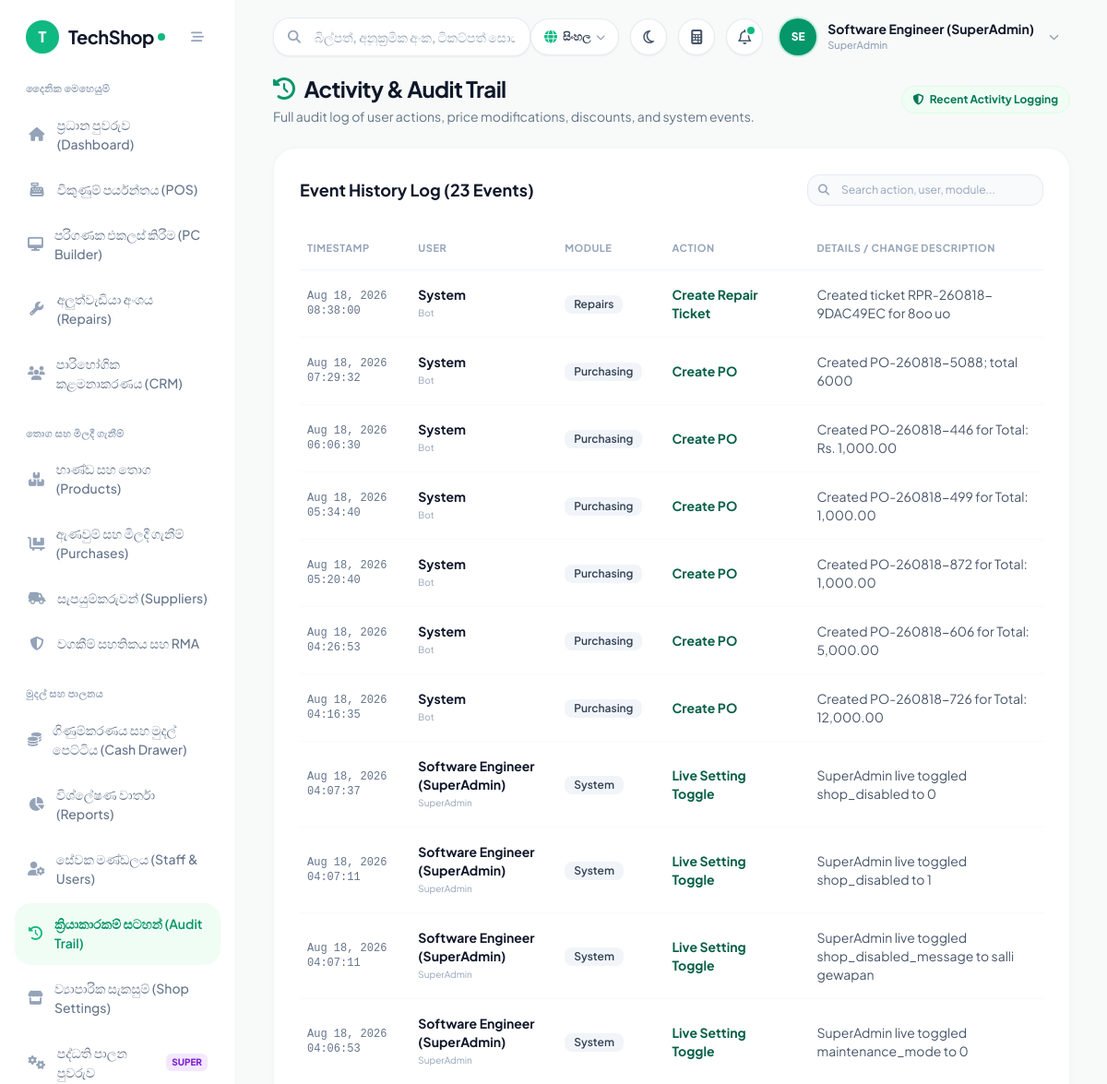
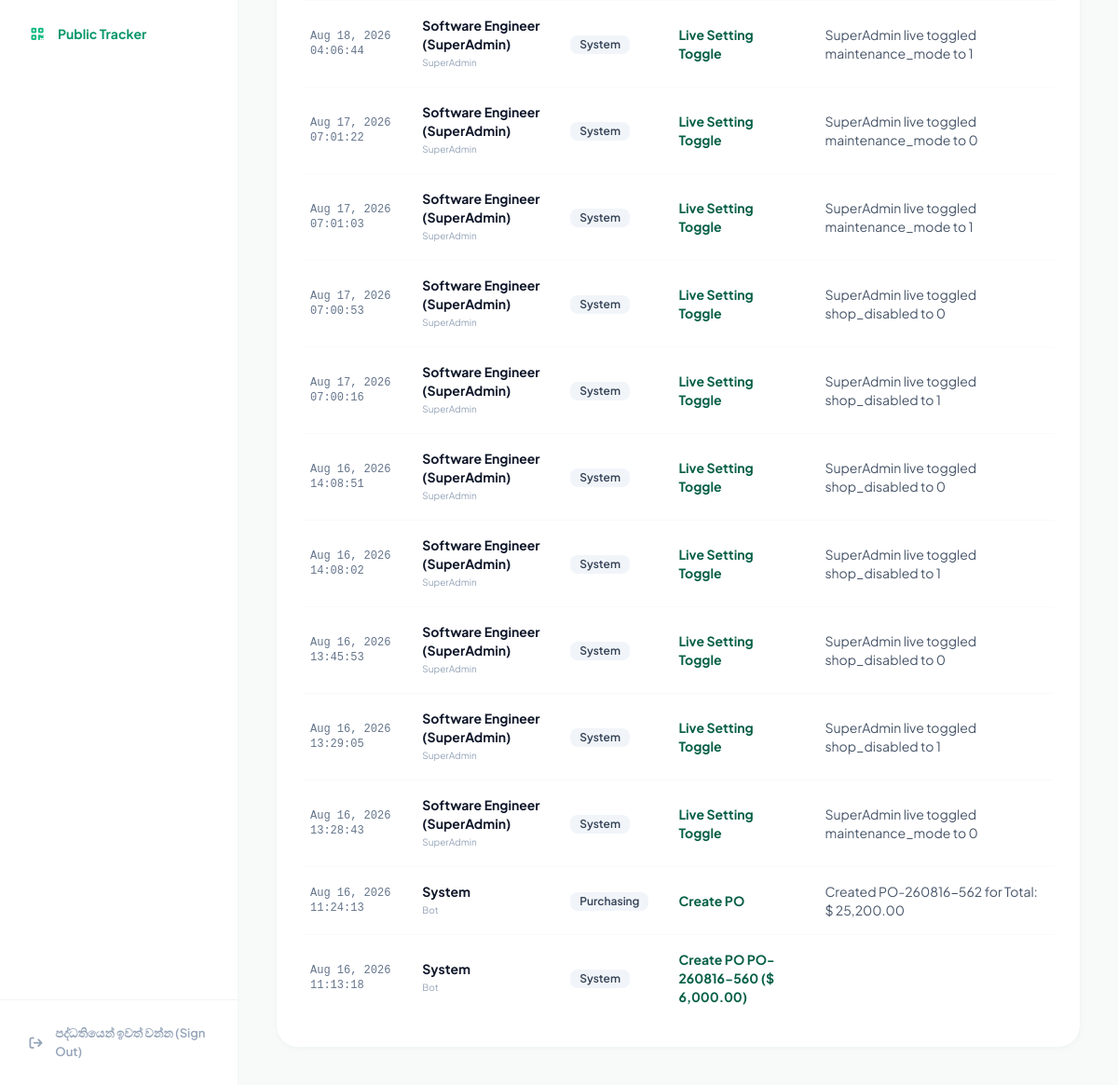
Page /pages/audit_log.php?lang=si (signed in) on the committed database (2 pictures, top to bottom).
### tables this page shows
CREATE TABLE IF NOT EXISTS `settings` (
  `setting_key` varchar(50) NOT NULL,
  `setting_value` text,
  `created_at` timestamp NULL DEFAULT CURRENT_TIMESTAMP,
  `updated_at` timestamp NULL DEFAULT CURRENT_TIMESTAMP ON UPDATE CURRENT_TIMESTAMP,
  PRIMARY KEY (`setting_key`)
);

CREATE TABLE IF NOT EXISTS `users` (
  `id` bigint unsigned NOT NULL AUTO_INCREMENT,
  `name` varchar(255) NOT NULL,
  `email` varchar(255) NOT NULL,
  `password` varchar(255) NOT NULL,
  `role` varchar(50) NOT NULL DEFAULT 'Cashier',
  `status` tinyint(1) NOT NULL DEFAULT '1',
  `created_at` timestamp NULL DEFAULT CURRENT_TIMESTAMP,
  `updated_at` timestamp NULL DEFAULT CURRENT_TIMESTAMP ON UPDATE CURRENT_TIMESTAMP,
  `phone` varchar(30) DEFAULT NULL,
  `branch_id` int unsigned NOT NULL DEFAULT '1',
  PRIMARY KEY (`id`),
  UNIQUE KEY `email` (`email`)
);

CREATE TABLE IF NOT EXISTS `activity_logs` (
  `id` bigint unsigned NOT NULL AUTO_INCREMENT,
  `user_id` bigint unsigned DEFAULT NULL,
  `action` varchar(255) NOT NULL,
  `table_name` varchar(100) DEFAULT NULL,
  `record_id` bigint unsigned DEFAULT NULL,
  `timestamp` timestamp NOT NULL DEFAULT CURRENT_TIMESTAMP,
  `module` varchar(100) DEFAULT NULL,
  `details` text,
  PRIMARY KEY (`id`),
  KEY `user_id` (`user_id`),
  CONSTRAINT `activity_logs_ibfk_1` FOREIGN KEY (`user_id`) REFERENCES `users` (`id`) ON DELETE SET NULL
);

### pages/audit_log.php (the view, shortened to what the rows shown need)
<?php
require_once '../includes/db.php';
require_once '../includes/header.php';
$logs = [];
if ($pdo) {
    try {
        $stmt = $pdo->query("
            SELECT al.*, u.name as user_name, u.role as user_role
            FROM activity_logs al
            LEFT JOIN users u ON al.user_id = u.id
            ORDER BY al.id DESC
            LIMIT 100
        ");
        $logs = $stmt->fetchAll();
    } catch (Exception $e) {}
}
?>
<div class="space-y-6 max-w-7xl mx-auto">
    <div class="flex flex-col sm:flex-row sm:items-center justify-between gap-4">
        <div>
            <h1 class="text-2xl font-bold text-slate-900 tracking-tight flex items-center gap-2.5">
                <i class="fa-solid fa-clock-rotate-left text-emerald-600"></i>
                <span>Activity & Audit Trail</span>
            </h1>
        </div>
    </div>
    <div class="bg-white rounded-3xl shadow-card border border-slate-100/90 p-6 sm:p-7 overflow-hidden">
        <div class="flex flex-col sm:flex-row sm:items-center justify-between gap-4 mb-6">
            <h2 class="text-lg font-bold text-slate-900">Event History Log (<?php echo count($logs); ?> Events)</h2>
        </div>
        <div class="overflow-x-auto -mx-6 sm:-mx-7 px-6 sm:px-7">
            <table class="w-full text-left border-collapse" id="logsTable">
                <thead>
                    <tr class="border-b border-slate-100 text-[11px] font-bold text-slate-400 uppercase tracking-wider">
                        <th class="py-3.5 pr-4 pl-2">Timestamp</th>
                        <th class="py-3.5 px-4">User</th>
                        <th class="py-3.5 px-4">Module</th>
                        <th class="py-3.5 px-4">Action</th>
                        <th class="py-3.5 pl-4 pr-2">Details / Change Description</th>
                    </tr>
                </thead>
                <tbody class="divide-y divide-slate-50 text-xs sm:text-sm text-slate-700">
                    <?php foreach ($logs as $l): ?>
                    <tr class="hover:bg-slate-50/60 transition-colors group">
                        <td class="py-4 pr-4 pl-2 font-mono text-slate-500 text-xs shrink-0">
                            <?php echo date('M j, Y H:i:s', strtotime($l['timestamp'])); ?>
                        </td>
                        <td class="py-4 px-4 font-bold text-slate-900">
                            <span class="block"><?php echo htmlspecialchars($l['user_name'] ?? 'System'); ?></span>
                            <span class="block text-[10px] text-slate-400 font-normal"><?php echo htmlspecialchars($l['user_role'] ?? 'Bot'); ?></span>
                        </td>
                        <td class="py-4 px-4">
                            <span class="inline-block text-xs font-semibold px-2.5 py-0.5 rounded-lg bg-slate-100 text-slate-700">
                                <?php echo htmlspecialchars($l['module'] ?? 'System'); ?>
                            </span>
                        </td>
                        <td class="py-4 px-4 font-bold text-emerald-800">
                            <?php echo htmlspecialchars($l['action']); ?>
                        </td>
                        <td class="py-4 pl-4 pr-2 text-slate-600">
                            <?php echo htmlspecialchars($l['details'] ?? ''); ?>
                        </td>
                    </tr>
                    <?php endforeach; ?>
                </tbody>
            </table>
        </div>
    </div>
</div>
<?php require_once '../includes/footer.php'; ?>

### includes/header.php (shortened to what the rows shown need)
<?php
enforce_page_access();
$user = $_SESSION['user'];
        ?>
        <?php
$sys_name = 'TechShop';
$sys_logo = '';
if (isset($pdo) && $pdo) {
    try {
        $stmt_h = $pdo->query("SELECT setting_key, setting_value FROM settings WHERE setting_key IN ('system_name', 'shop_logo', 'currency_symbol', 'shop_currency', 'supported_currencies_json')");
        while ($row = $stmt_h->fetch()) {
            if ($row['setting_key'] === 'system_name' && !empty($row['setting_value'])) $sys_name = $row['setting_value'];
        }
    } catch (\Exception $e) {}
}
$user_name = $user['name'] ?? 'Staff User';
$user_role = $user['role'] ?? 'Cashier';
$name_parts = explode(' ', trim($user_name));
$initials = strtoupper(substr($name_parts[0] ?? 'U', 0, 1) . (isset($name_parts[1]) ? substr($name_parts[1], 0, 1) : ''));
?>
<!DOCTYPE html>
<html lang="en" class="h-full">
<head>
    <script src="https://cdn.tailwindcss.com"></script>
    <link rel="stylesheet" href="https://cdnjs.cloudflare.com/ajax/libs/font-awesome/6.5.1/css/all.min.css">
</head>
<body class="bg-[#F7FAF8] text-slate-800 font-sans flex h-screen overflow-hidden antialiased">
    <aside id="mainSidebar" class="w-64 bg-white border-r border-slate-100/90 flex flex-col fixed md:static inset-y-0 left-0 z-50 transform -translate-x-full md:translate-x-0 transition-transform duration-200 ease-in-out">
        <div class="h-20 flex items-center justify-between px-7">
            <a href="dashboard.php" class="flex items-center gap-2.5 group">
                <?php if ($sys_logo): ?>
                    <img src="../uploads/logo/<?php echo htmlspecialchars($sys_logo); ?>" alt="Logo" class="h-9 w-9 object-contain rounded-xl">
                <?php else: ?>
                    <div class="w-9 h-9 rounded-2xl bg-emerald-500 text-white flex items-center justify-center font-black text-base shadow-sm shadow-emerald-500/20">
                        <?php echo strtoupper(substr($sys_name, 0, 1)); ?>
                    </div>
                <?php endif; ?>
                <div class="flex items-center tracking-tight">
                    <span class="text-xl font-bold text-slate-900 tracking-tight"><?php echo htmlspecialchars($sys_name); ?></span>
                    <span class="w-2 h-2 rounded-full bg-emerald-500 ml-1 inline-block"></span>
                </div>
            </a>
        </div>
    </aside>
    <main class="flex-1 flex flex-col h-screen overflow-hidden bg-[#F7FAF8]">
        <header class="h-20 bg-transparent flex items-center justify-between px-6 lg:px-10 z-20 shrink-0">
            <div class="flex items-center space-x-2 sm:space-x-3">
                <div class="relative">
                    <button id="userMenuBtn" onclick="toggleUserMenu()" class="flex items-center gap-3 p-1.5 pr-3 rounded-full hover:bg-white transition-all">
                        <div class="w-10 h-10 rounded-full bg-emerald-600 text-white font-extrabold flex items-center justify-center text-xs shadow-sm ring-2 ring-emerald-500/20">
                            <?php echo htmlspecialchars($initials); ?>
                        </div>
                        <div class="text-left hidden md:block">
                            <div class="text-sm font-bold text-slate-900 leading-tight"><?php echo htmlspecialchars($user_name); ?></div>
                            <div class="text-[11px] font-medium text-slate-400"><?php echo htmlspecialchars($user_role); ?></div>
                        </div>
                        <i class="fa-solid fa-chevron-down text-slate-400 text-[11px] ml-1"></i>
                    </button>
                </div>
            </div>
        </header>
        <div class="flex-1 overflow-y-auto px-6 lg:px-10 pb-10">

### rows in the picture
settings: setting_value "T", setting_value "TechShop"
users: name "SE", name "Software Engineer (SuperAdmin)", role "SuperAdmin"
activity_logs: timestamp "Aug 18, 2026 08:38:00", user_name "System", user_role "Bot", module "Repairs", action "Create Repair Ticket", details "Created ticket RPR-260818-9DAC49EC for 8oo uo"
activity_logs: timestamp "Aug 18, 2026 07:29:32", user_name "System", user_role "Bot", module "Purchasing", action "Create PO", details "Created PO-260818-5088; total 6000"
activity_logs: timestamp "Aug 18, 2026 06:06:30", user_name "System", user_role "Bot", module "Purchasing", action "Create PO", details "Created PO-260818-446 for Total: Rs. 1,000.00"
activity_logs: timestamp "Aug 18, 2026 05:34:40", user_name "System", user_role "Bot", module "Purchasing", action "Create PO", details "Created PO-260818-499 for Total: 1,000.00"
activity_logs: timestamp "Aug 18, 2026 05:20:40", user_name "System", user_role "Bot", module "Purchasing", action "Create PO", details "Created PO-260818-872 for Total: 1,000.00"
activity_logs: timestamp "Aug 18, 2026 04:26:53", user_name "System", user_role "Bot", module "Purchasing", action "Create PO", details "Created PO-260818-606 for Total: 5,000.00"
activity_logs: timestamp "Aug 18, 2026 04:16:35", user_name "System", user_role "Bot", module "Purchasing", action "Create PO", details "Created PO-260818-726 for Total: 12,000.00"
activity_logs: timestamp "Aug 18, 2026 04:07:37", user.name "Software Engineer (SuperAdmin)", user.role "SuperAdmin", module "System", action "Live Setting Toggle", details "SuperAdmin live toggled shop_disabled to 0"
activity_logs: timestamp "Aug 18, 2026 04:07:11", user.name "Software Engineer (SuperAdmin)", user.role "SuperAdmin", module "System", action "Live Setting Toggle", details "SuperAdmin live toggled shop_disabled to 1"
activity_logs: timestamp "Aug 18, 2026 04:07:11", user.name "Software Engineer (SuperAdmin)", user.role "SuperAdmin", module "System", action "Live Setting Toggle", details "SuperAdmin live toggled shop_disabled_message to salli gewapan"
activity_logs: timestamp "Aug 18, 2026 04:06:53", user.name "Software Engineer (SuperAdmin)", user.role "SuperAdmin", module "System", action "Live Setting Toggle", details "SuperAdmin live toggled maintenance_mode to 0"
activity_logs: timestamp "Aug 18, 2026 04:06:44", user.name "Software Engineer (SuperAdmin)", user.role "SuperAdmin", module "System", action "Live Setting Toggle", details "SuperAdmin live toggled maintenance_mode to 1"
activity_logs: timestamp "Aug 17, 2026 07:01:22", user.name "Software Engineer (SuperAdmin)", user.role "SuperAdmin", module "System", action "Live Setting Toggle", details "SuperAdmin live toggled maintenance_mode to 0"
activity_logs: timestamp "Aug 17, 2026 07:01:03", user.name "Software Engineer (SuperAdmin)", user.role "SuperAdmin", module "System", action "Live Setting Toggle", details "SuperAdmin live toggled maintenance_mode to 1"
activity_logs: timestamp "Aug 17, 2026 07:00:53", user.name "Software Engineer (SuperAdmin)", user.role "SuperAdmin", module "System", action "Live Setting Toggle", details "SuperAdmin live toggled shop_disabled to 0"
activity_logs: timestamp "Aug 17, 2026 07:00:16", user.name "Software Engineer (SuperAdmin)", user.role "SuperAdmin", module "System", action "Live Setting Toggle", details "SuperAdmin live toggled shop_disabled to 1"
activity_logs: timestamp "Aug 16, 2026 14:08:51", user.name "Software Engineer (SuperAdmin)", user.role "SuperAdmin", module "System", action "Live Setting Toggle", details "SuperAdmin live toggled shop_disabled to 0"
activity_logs: timestamp "Aug 16, 2026 14:08:02", user.name "Software Engineer (SuperAdmin)", user.role "SuperAdmin", module "System", action "Live Setting Toggle", details "SuperAdmin live toggled shop_disabled to 1"
activity_logs: timestamp "Aug 16, 2026 13:45:53", user.name "Software Engineer (SuperAdmin)", user.role "SuperAdmin", module "System", action "Live Setting Toggle", details "SuperAdmin live toggled shop_disabled to 0"
activity_logs: timestamp "Aug 16, 2026 13:29:05", user.name "Software Engineer (SuperAdmin)", user.role "SuperAdmin", module "System", action "Live Setting Toggle", details "SuperAdmin live toggled shop_disabled to 1"
activity_logs: timestamp "Aug 16, 2026 13:28:43", user.name "Software Engineer (SuperAdmin)", user.role "SuperAdmin", module "System", action "Live Setting Toggle", details "SuperAdmin live toggled maintenance_mode to 0"
activity_logs: timestamp "Aug 16, 2026 11:24:13", user_name "System", user_role "Bot", module "Purchasing", action "Create PO", details "Created PO-260816-562 for Total: $ 25,200.00"
activity_logs: timestamp "Aug 16, 2026 11:13:18", user_name "System", user_role "Bot", module "System", action "Create PO PO-260816-560 ($ 6,000.00)"

### other values in the picture
__('nav_operations') "දෛනික මෙහෙයුම්"
__('nav_dashboard') "ප්‍රධාන පුවරුව (Dashboard)"
__('nav_pos') "විකුණුම් පර්යන්තය (POS)"
__('nav_pc_builder') "පරිගණක එකලස් කිරීම (PC Builder)"
__('nav_repairs') "අලුත්වැඩියා අංශය (Repairs)"
__('nav_customers') "පාරිභෝගික කළමනාකරණය (CRM)"
__('nav_inventory_supply') "තොග සහ මිලදී ගැනීම්"
__('nav_products') "භාණ්ඩ සහ තොග (Products)"
__('nav_purchases') "ඇණවුම් සහ මිලදී ගැනීම් (Purchases)"
__('nav_suppliers') "සැපයුම්කරුවන් (Suppliers)"
__('nav_warranty') "වගකීම් සහතිකය සහ RMA"
__('nav_finance_control') "මුදල් සහ පාලනය"
__('nav_accounting') "ගිණුම්කරණය සහ මුදල් පෙට්ටිය (Cash Drawer)"
__('nav_reports') "විශ්ලේෂණ වාර්තා (Reports)"
__('nav_staff') "සේවක මණ්ඩලය (Staff & Users)"
